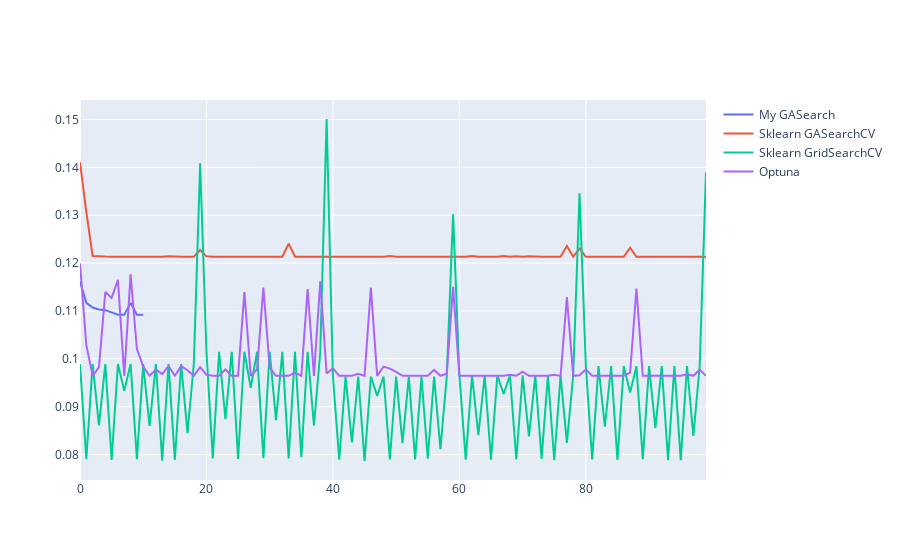

The notebook cell this image was saved under:
### Code cell
pop.compare(param_grid_search, param_grid_ga)
